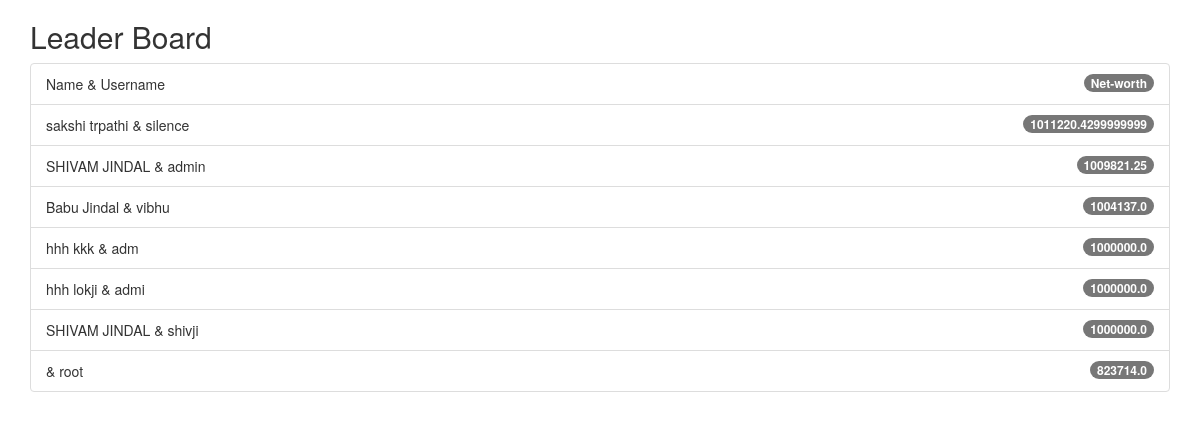
Page /nse/leader/ on the committed database.
### nsestock/models.py (models this page shows, shortened)
class userstock(models.Model):
	name = models.OneToOneField(User)
	shares  = models.CharField(max_length =10000,default = "",)
	balance = models.FloatField(default = 1000000.0000)

### nsestock/views.py (the view)
class leaderboard(View):
	template = "leader.html"
	def get(self,request):
		participants = userstock.objects.all()
		leaders = []
		for user in participants:
			net_worth = user.balance
			try :
				jsonDec = json.decoder.JSONDecoder()
				user_shares = jsonDec.decode(user.shares)
				for share in user_shares:
					net_worth += (user_shares[share] * stock.objects.get(code = share).price)
			except :
				pass
			leaders += [{"name" : user.name.get_full_name(),'username':user.name.username, "worth" : net_worth}]
		leaders.sort(key=lambda x : x['worth'], reverse = True)
		return render(request, self.template, {'leaders':leaders})

### templates/leader.html (shortened to what this page needs)
{% load static  %}
<!DOCTYPE html>
<html lang="en">
	<head>
		<link rel="stylesheet" href="{% static 'css/bootstrap.min.css'%}"></link>
		<link href="{% static 'css/jquery-ui.css'%}" rel="stylesheet">
		<link href="{% static 'css/index.css'%}" rel="stylesheet">
	</head>
	<body>
		<div class="container">
  		<h2>Leader Board</h2>
  		<ul class="list-group">
    		<li class="list-group-item"><span class="badge">Net-worth</span> Name & Username</li>
    		{% for leader in leaders %}
    		<li class="list-group-item"><span class="badge">{{leader.worth}}</span> {{leader.name}} & {{leader.username}}</li>
    		{% endfor %}
  		</ul>
</div>
</body>
</html>

### rows in the picture
userstock: worth "1000000.0"
userstock: worth "1000000.0"
userstock: worth "1000000.0"
userstock: worth "823714.0"

### other values in the picture
{{ leader.worth }} "1011220.4299999999" "1009821.25" "1004137.0"
{{ leader.name }} "sakshi trpathi" "SHIVAM JINDAL" "Babu Jindal" "hhh kkk" "hhh lokji" "SHIVAM JINDAL"
{{ leader.username }} "silence" "admin" "vibhu" "adm" "admi" "shivji" "root"
